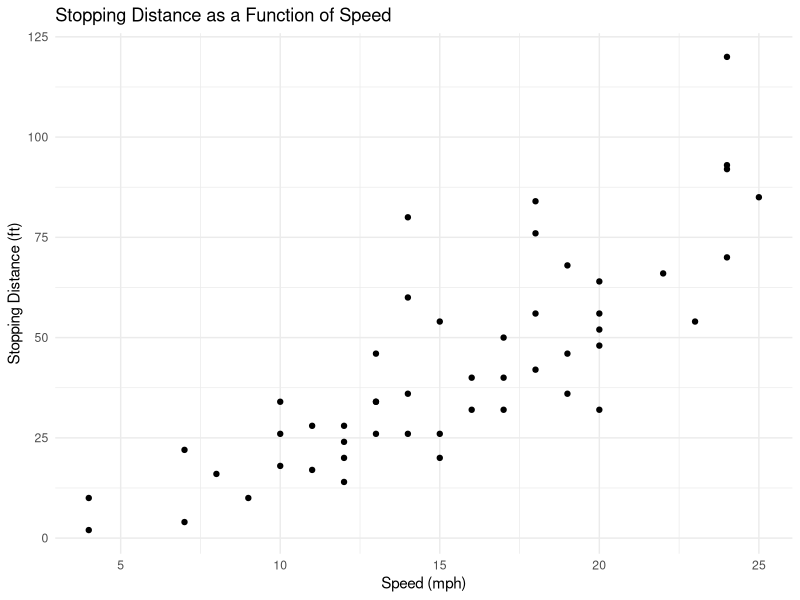
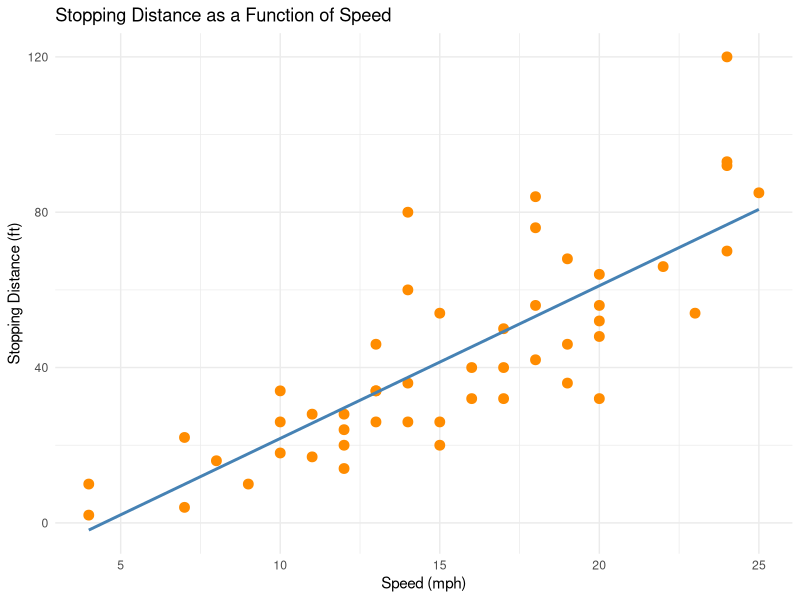
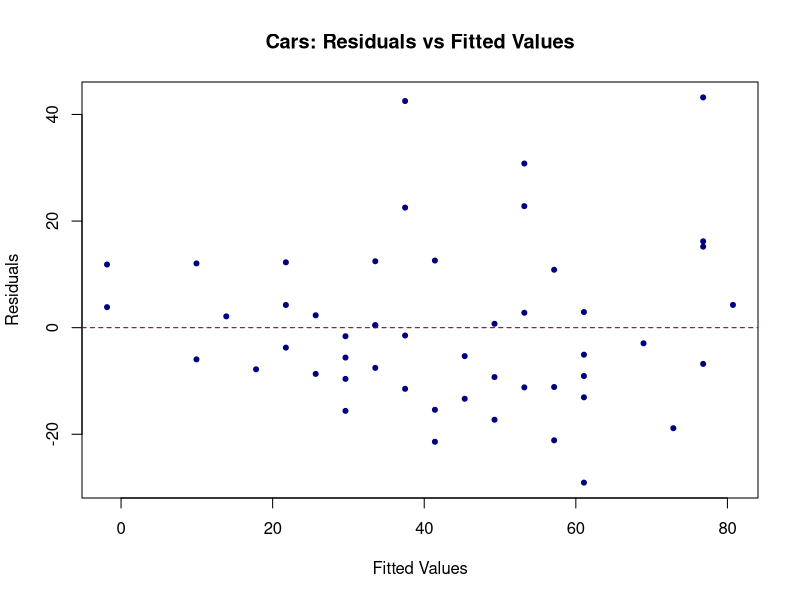
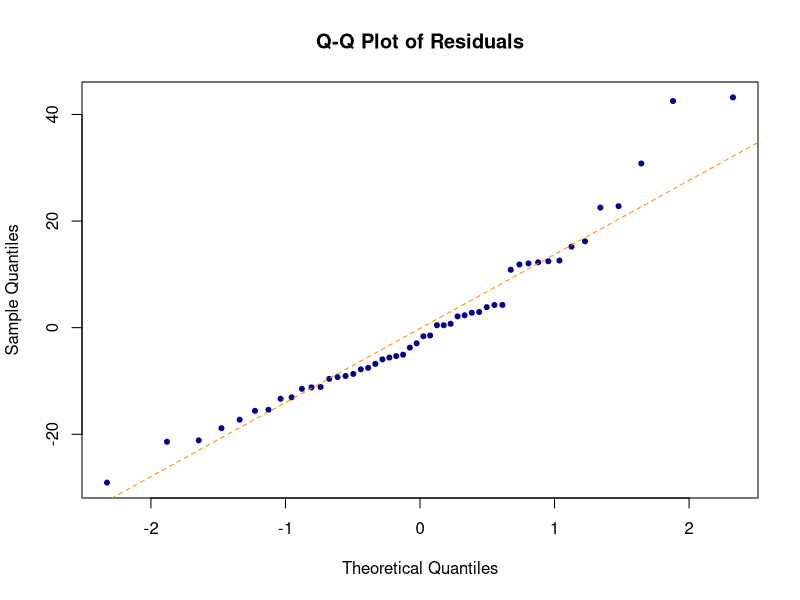
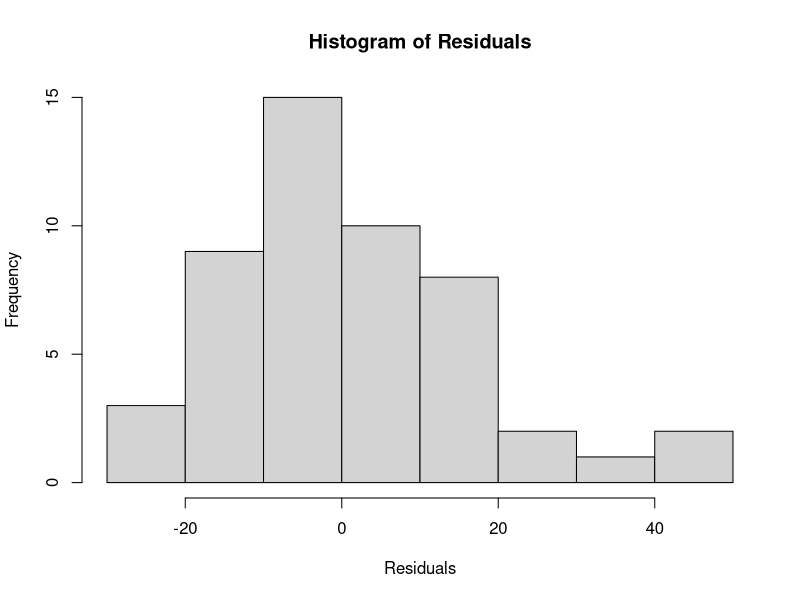
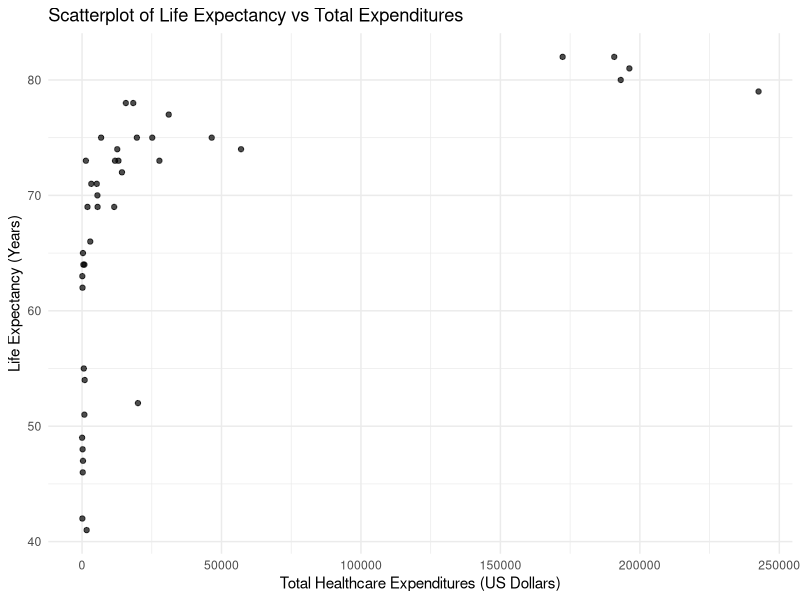
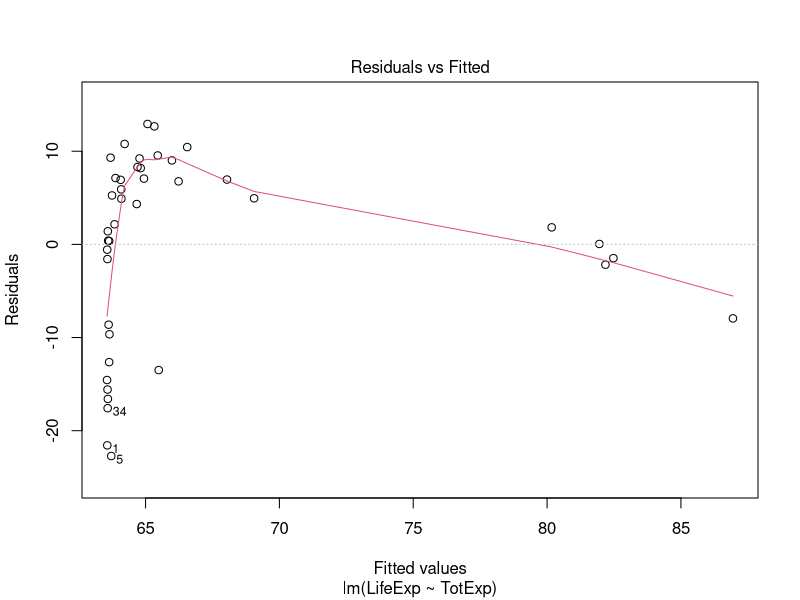
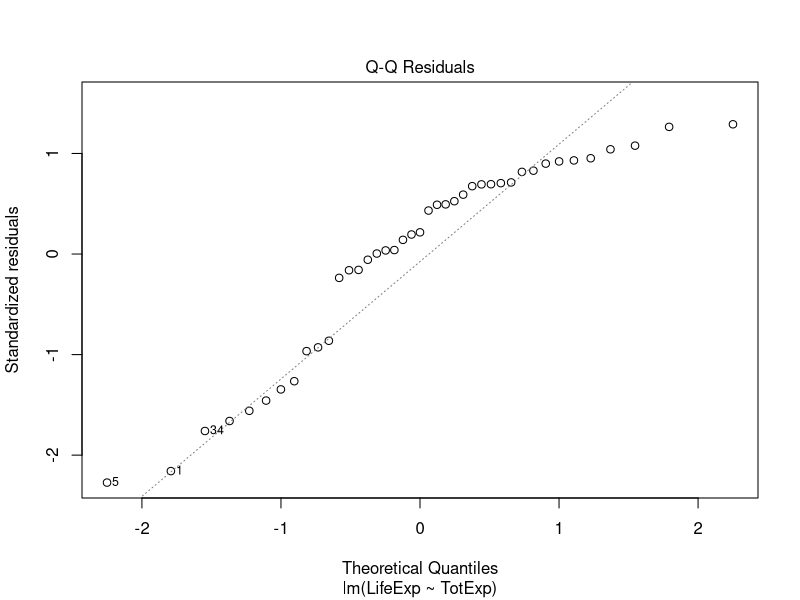

Reproduce these figures in R, in order.
## ---- chunk 1
# Data load
data(cars)
# libraries
library(dplyr)
library(ggplot2)
library(ggthemes)
library(lmtest)
## ---- chunk 2
ggplot(cars, aes(x = speed, y = dist)) +
  geom_point() +
  labs(
    title = "Stopping Distance as a Function of Speed",
    x = "Speed (mph)",
    y = "Stopping Distance (ft)"
  ) +
  theme_minimal()
## ---- chunk 3
ggplot(cars, aes(x = speed, y = dist)) +
  geom_point(color = "darkorange", size = 3) + 
  geom_smooth(method = "lm", color = "steelblue", se = FALSE) +
  labs(
    title = "Stopping Distance as a Function of Speed",
    x = "Speed (mph)",
    y = "Stopping Distance (ft)"
  ) +
  theme_minimal()
## ---- chunk 4
cars_model <- lm(dist~speed, data = cars)
## ---- chunk 5
summary(cars_model)
## ---- chunk 6
cars_resid_values <- resid(cars_model)
cars_fitted_values <- fitted(cars_model)
## ---- chunk 7
summary(cars_resid_values)
## ---- chunk 8
lmtest::bptest(cars_model)
## ---- chunk 9
cor(cars_fitted_values, cars$dist)
## ---- chunk 10
dwtest(cars_model)
## ---- chunk 11
ks.test(cars_resid_values, "pnorm", mean=mean(cars_resid_values, sd = sd(cars_resid_values)))
## ---- chunk 12
plot(cars_fitted_values, cars_resid_values, 
     xlab = "Fitted Values", 
     ylab = "Residuals", 
     main = "Cars: Residuals vs Fitted Values",
     pch = 20, 
     col = "navyblue")
abline(h = 0, col = "darkred", lty = 2)
## ---- chunk 13
qqnorm(cars_resid_values, 
       main = "Q-Q Plot of Residuals", 
       pch = 20, 
       col = "darkblue")
qqline(cars_resid_values, col = "darkorange", lty = 2)
## ---- chunk 14
cars_shapiro_test <- shapiro.test(cars_resid_values)
cars_shapiro_test
## ---- chunk 15
hist(cars_resid_values, 
     breaks = 10, # Adjust the number of bins as needed
     col = "lightgrey", 
     main = "Histogram of Residuals", 
     xlab = "Residuals",
     ylab = "Frequency",
     border = "black")
## ---- chunk 16
who_df <- read.csv("who.csv", fileEncoding = "UTF-8")%>%
              select(-LifeExp.1,-X)
## ---- chunk 17
str(who_df)
## ---- chunk 18
summary(who_df)
## ---- chunk 19
ggplot(who_df, aes(x = TotExp, y = LifeExp)) +
  geom_point(alpha = 0.7) +
  labs(
    title = "Scatterplot of Life Expectancy vs Total Expenditures",
    x = "Total Healthcare Expenditures (US Dollars)",
    y = "Life Expectancy (Years)"
  ) +
  theme_minimal()
## ---- chunk 20
who_model <- lm(LifeExp ~ TotExp, data = who_df)
## ---- chunk 21
summary(who_model)
## ---- chunk 22
#Residuals vs Fitted
plot(who_model, which = 1)
## ---- chunk 23
# Q-Q plot
plot(who_model, which = 2)
## ---- chunk 24
# Histogram of residuals
hist(residuals(who_model), breaks = 20, main = "Histogram of Residuals", xlab = "Residuals")
## ---- chunk 25
who_df$LifeExp_t <- who_df$LifeExp^4.6
who_df$TotExp_t <- who_df$TotExp^0.6
## ---- chunk 26
ggplot(who_df, aes(x = TotExp_t, y = LifeExp_t)) +
  geom_point(alpha = 0.7) +
  labs(
    title = "Scatterplot of Life Expectancy^4.6 vs Total Expenditures^0.6",
    x = "Total Healthcare Expenditures (US Dollars)",
    y = "Life Expectancy (Years)"
  ) +
  theme_clean()
## ---- chunk 27
who_model_t <- lm(LifeExp_t ~ TotExp_t, data = who_df)
summary(who_model_t)
## ---- chunk 28
#Residuals vs Fitted
plot(who_model_t, which = 1)
## ---- chunk 29
# Q-Q plot
plot(who_model_t, which = 2)
## ---- chunk 30
# Histogram of residuals
hist(residuals(who_model_t), breaks = 20, main = "Histogram of Residuals", xlab = "Residuals")
## ---- chunk 31
who_df$TotExp_t15 <- who_df$TotExp^1.5
who_df$TotExp_t25 <- who_df$TotExp^2.5
## ---- chunk 32
ggplot(who_df, aes(x = TotExp_t15, y = LifeExp_t)) +
  geom_point(alpha = 0.7) +
  labs(
    title = "Scatterplot of Life Expectancy^1.5 vs Total Expenditures^0.6",
    x = "Total Healthcare Expenditures (US Dollars)",
    y = "Life Expectancy (Years)"
  )
## ---- chunk 33
who_model_t15 <- lm(LifeExp_t ~ TotExp_t15, data = who_df)
summary(who_model_t15)
## ---- chunk 34
#Residuals vs Fitted
plot(who_model_t15, which = 1)
## ---- chunk 35
# Q-Q plot
plot(who_model_t15, which = 2)
## ---- chunk 36
# Histogram of residuals
hist(residuals(who_model_t15), breaks = 20, main = "Histogram of Residuals", xlab = "Residuals")
## ---- chunk 37
ggplot(who_df, aes(x = TotExp_t25, y = LifeExp_t)) +
  geom_point(alpha = 0.7) +
  labs(
    title = "Scatterplot of Life Expectancy^2.5 vs Total Expenditures^0.6",
    x = "Total Healthcare Expenditures (US Dollars)",
    y = "Life Expectancy (Years)"
  ) +
  theme_calc()
## ---- chunk 38
who_model_t25 <- lm(LifeExp_t ~ TotExp_t25, data = who_df)
summary(who_model_t25)
## ---- chunk 39
#Residuals vs Fitted
plot(who_model_t25, which = 1)
## ---- chunk 40
# Q-Q plot
plot(who_model_t25, which = 2)
## ---- chunk 41
# Histogram of residuals
hist(residuals(who_model_t25), breaks = 20, main = "Histogram of Residuals", xlab = "Residuals")
